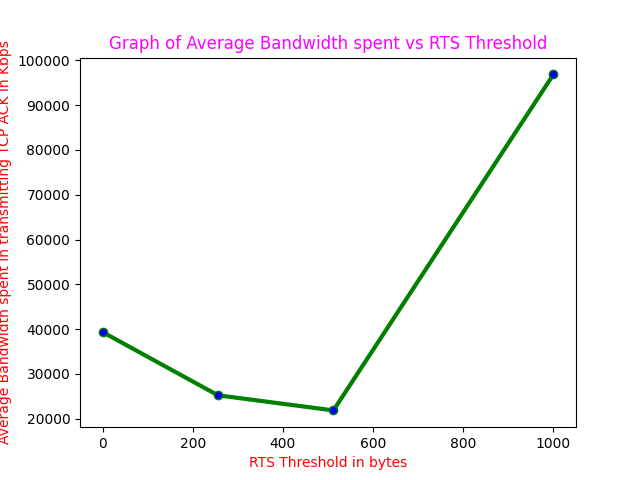

Write Python code to recreate this figure.
import matplotlib.pyplot as plt
from pylab import MaxNLocator
# x axis values
x = [0,256,512,1000]
# corresponding y axis values
y = [39349.2 ,25234.5,21865.2,96855.4]

# plotting the points
plt.plot(x, y, color='green',linewidth = 3,
         marker='o', markerfacecolor='blue', markersize=6)
#plt.xlim(0,24)
#plt.ylim(26,31)
# setting x and y axis range
# naming the x axis
plt.xlabel('RTS Threshold in bytes',color="red")
# naming the y axis
plt.ylabel('Average Bandwidth spent in transmitting TCP ACK in Kbps',color="red")
# giving a title to my graph
plt.title('Graph of Average Bandwidth spent vs RTS Threshold',color="magenta")
# function to show the plot
plt.show()
